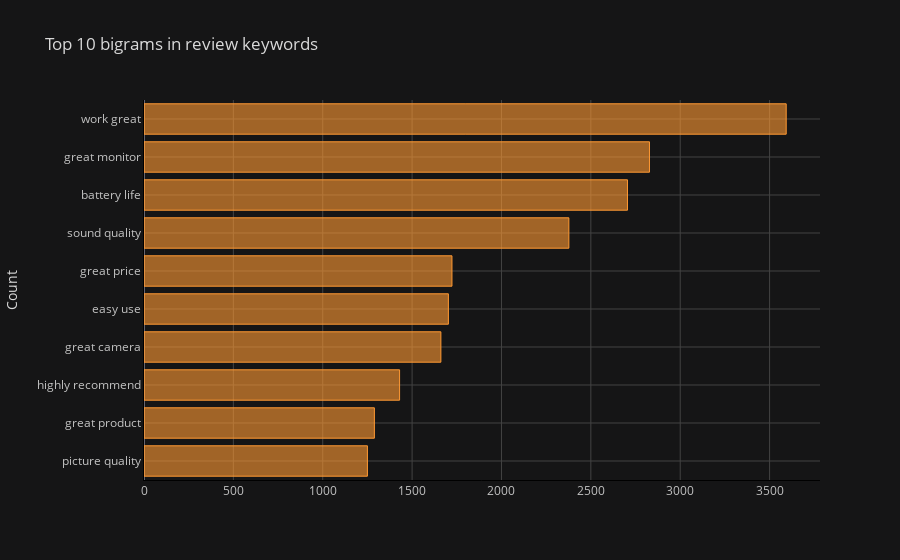

This figure's notebook cell:
### Markdown cell above
Bigrams Frequency Distribution

### Code cell
common_words = get_top_n_words(df['keywords'], n=10, remove_stop_words=True, ngram_from=2, ngram_to=2)

df2 = pd.DataFrame(common_words, columns = ['keywords' , 'count'])

df2.groupby('keywords').sum()['count'].sort_values().iplot(
    kind='barh', yTitle='Count', linecolor='black', title='Top 10 bigrams in review keywords'
)

### Figure 1 — Plotly figure (JSON) as saved in the notebook; plotly's stock layout.template omitted (floating-point values rounded to 4 significant figures)
{"data": [{"marker": {"color": "rgba(255, 153, 51, 0.6)", "line": {"color": "rgba(255, 153, 51, 1.0)", "width": 1}}, "name": "count", "orientation": "h", "text": "", "type": "bar", "x": [1250, 1289, 1430, 1661, 1703, 1723, 2377, 2705, 2828, 3593], "y": ["picture quality", "great product", "highly recommend", "great camera", "easy use", "great price", "sound quality", "battery life", "great monitor", "work great"]}], "layout": {"legend": {"bgcolor": "#151516", "font": {"color": "#D9D9D9"}}, "paper_bgcolor": "#151516", "plot_bgcolor": "#151516", "title": {"font": {"color": "#D9D9D9"}, "text": "Top 10 bigrams in review keywords"}, "xaxis": {"gridcolor": "#434343", "linecolor": "black", "showgrid": true, "tickfont": {"color": "#C2C2C2"}, "title": {"font": {"color": "#D9D9D9"}, "text": ""}, "zerolinecolor": "#666570"}, "yaxis": {"gridcolor": "#434343", "linecolor": "black", "showgrid": true, "tickfont": {"color": "#C2C2C2"}, "title": {"font": {"color": "#D9D9D9"}, "text": "Count"}, "zerolinecolor": "#666570"}}}
